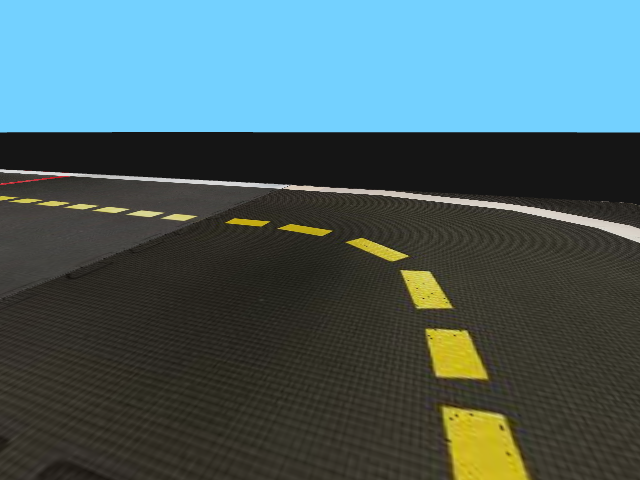
#> input picture gym-duckietown/screen.png, 640 x 480 px
$ python debug.py
#> lines starting #> are read from the running program, lines starting #| are printed output that depends on the picture; after the words box and inside, x2 and y2 are one past the last pixel; in counts of white or black regions, pixels touching at a corner belong together
import cv2 as cv

dictionary = cv.aruco.getPredefinedDictionary(
    cv.aruco.DICT_4X4_250
)  # isto passaria para outro sítio
parameters = cv.aruco.DetectorParameters()  # isto também
parameters.polygonalApproxAccuracyRate = 0.03
detector = cv.aruco.ArucoDetector(dictionary, parameters)  # isto também

img = cv.imread("screen.png")
#> img is the input picture: shape (480, 640, 3); mean B, G, R 100.6, 97.2, 73.4

corners, ids, rejectedImgPoints = detector.detectMarkers(img)
#> corners = (); ids = None; rejectedImgPoints = 11 items
print(corners)

for rejected in rejectedImgPoints:
    coordinates = rejected[0]
    p1 = coordinates[0]
    p2 = coordinates[2]
    img = cv.rectangle(
        img, (int(p1[0]), int(p1[1])), (int(p2[0]), int(p2[1])), (0, 0, 255), 2
    )
#> this loop made 11 passes
#> coordinates on passes 1 to 11: [[424, 329], [466, 329], [489, 380], [436, 377]], [[399, 270], [429, 270], [457, 310], [415, 308]], [[343, 242], [363, 237], [410, 256], [388, 261]], [[275, 227], [293, 223], [333, 231], [317, 236]], [[223, 222], [233, 217], [271, 221], [261, 227]], [[124, 214], [140, 209], [165, 212], [153, 217]], [[91, 210], [104, 206], [130, 209], [117, 213]], [[62, 207], [76, 203], [99, 205], [83, 210]], [[34, 204], [48, 200], [70, 202], [53, 207]], [[43, 200], [31, 203], [7, 201], [26, 197]], [[327, 470], [332, 470], [337, 473], [333, 474]]
#> pass 1, `img = cv.rectangle( img, (int(p1[0]), int(p1[1])), (int(p2[0]), int(p2..`:
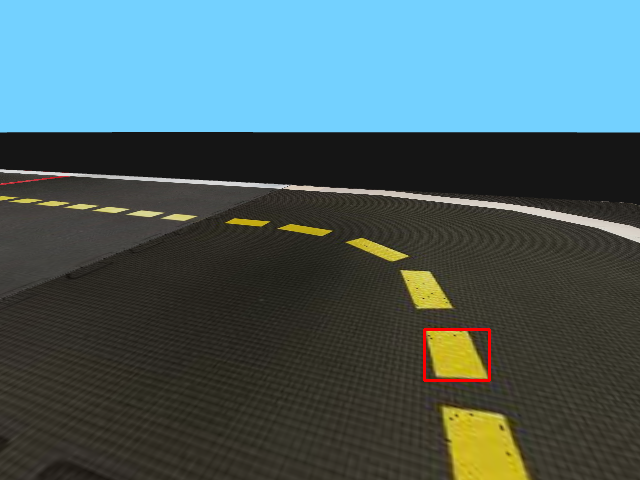
#> img: shape (480, 640, 3); 0.23% of pixels changed, all inside (x1, y1, x2, y2) = (423, 328, 491, 382)
#> pass 2, `img = cv.rectangle( img, (int(p1[0]), int(p1[1])), (int(p2[0]), int(p2..`:
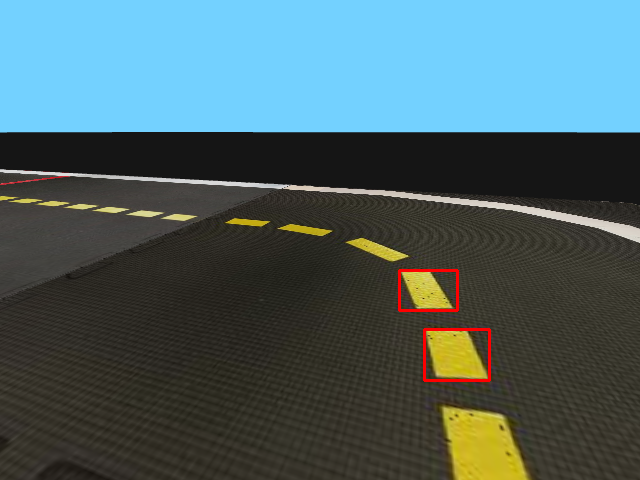
#> img: shape (480, 640, 3); 0.19% of pixels changed, all inside (x1, y1, x2, y2) = (398, 269, 459, 312)
#> pass 3, `img = cv.rectangle( img, (int(p1[0]), int(p1[1])), (int(p2[0]), int(p2..`:
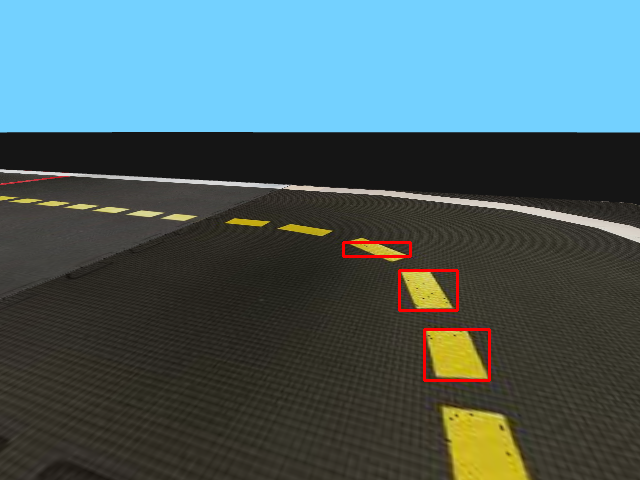
#> img: shape (480, 640, 3); 0.16% of pixels changed, all inside (x1, y1, x2, y2) = (342, 241, 412, 258)
#> after the loop:
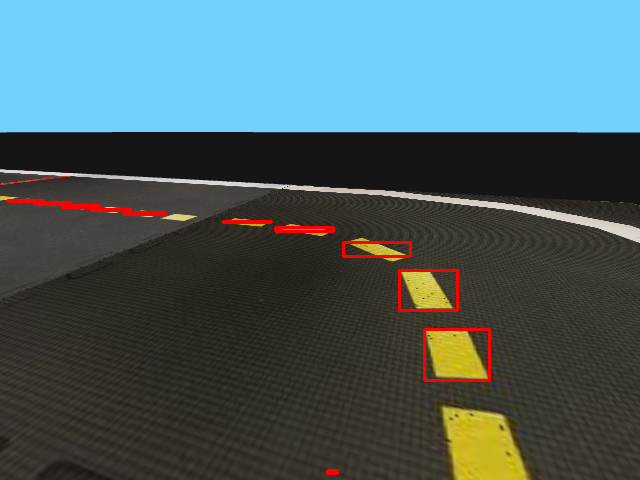
#> img: shape (480, 640, 3); 0.49% of pixels changed, all inside (x1, y1, x2, y2) = (6, 199, 339, 475)

im_out = cv.aruco.drawDetectedMarkers(img, corners, ids)

cv.imwrite("screen2.png", img)
